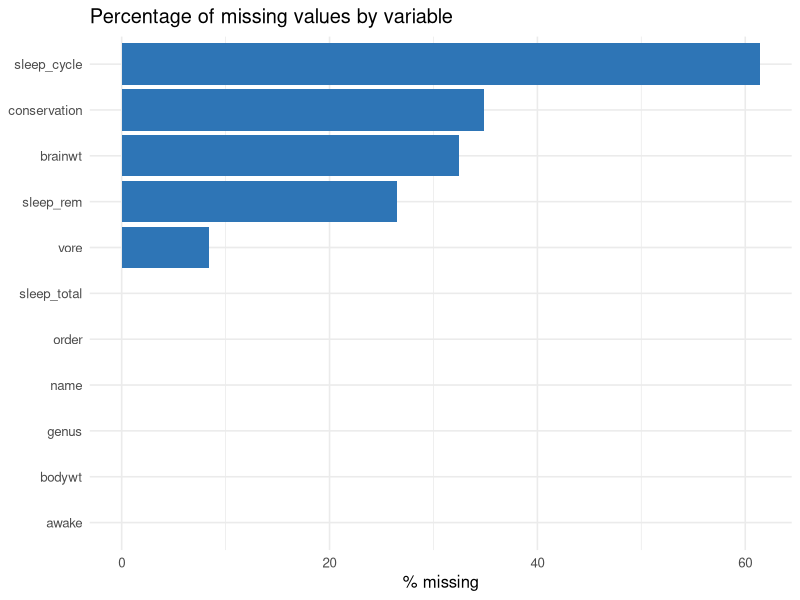
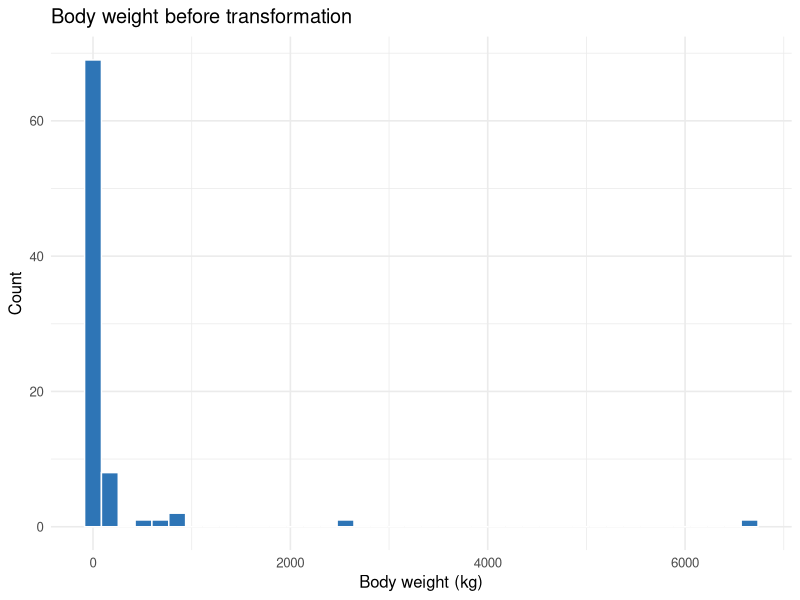
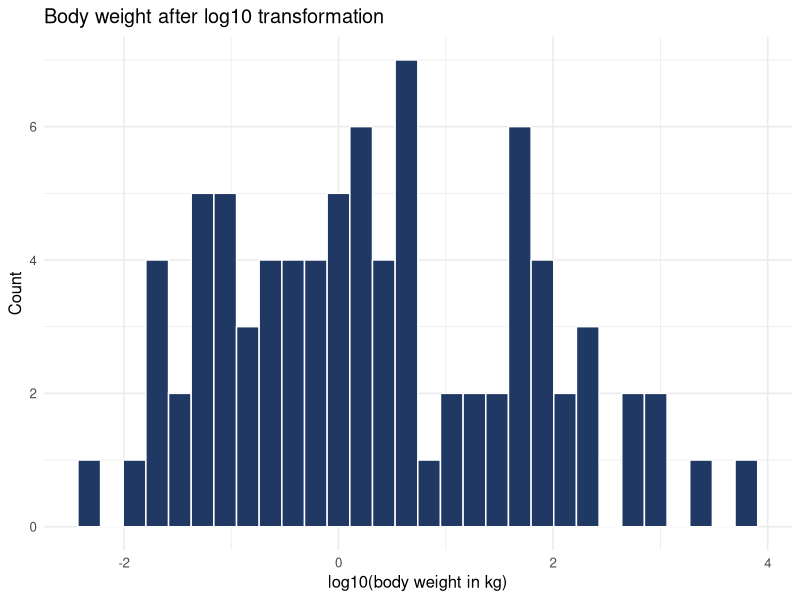
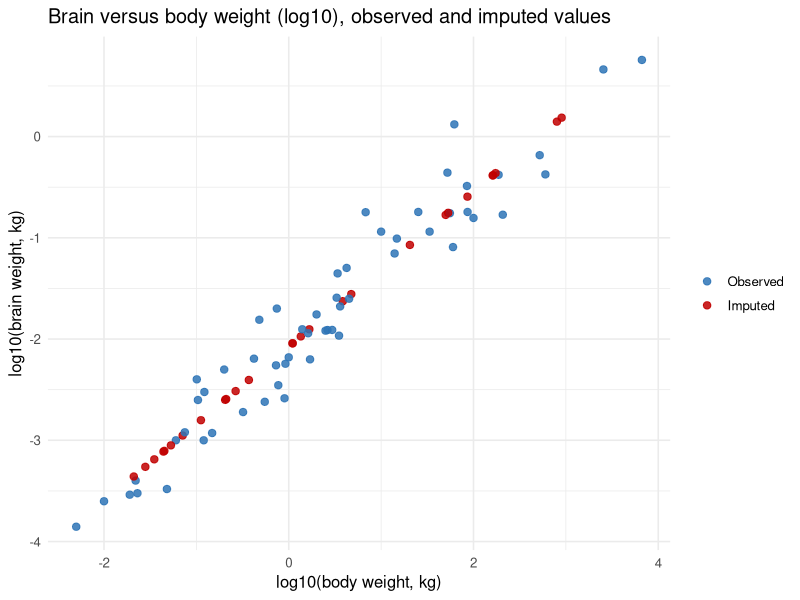
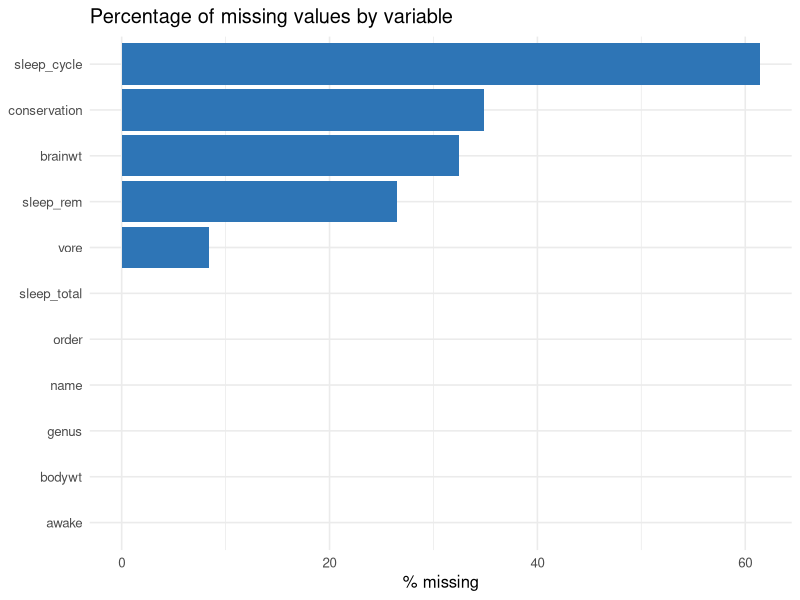
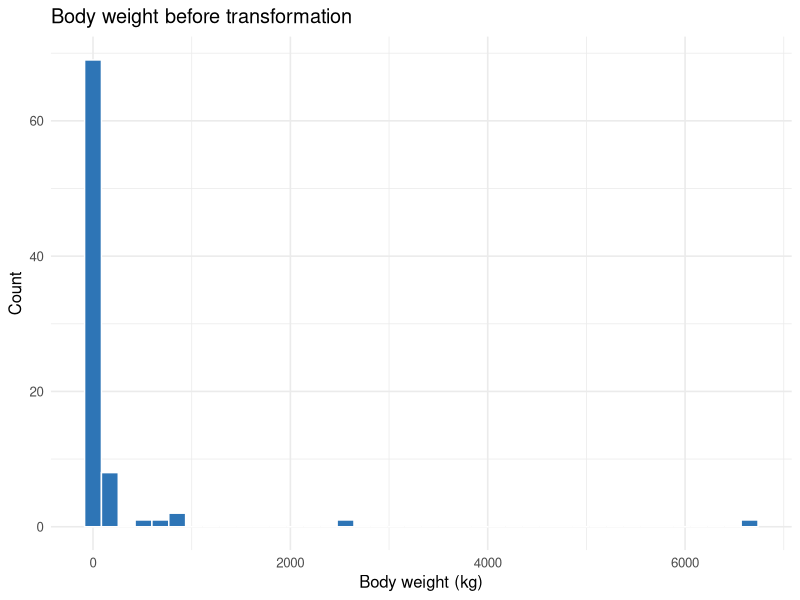
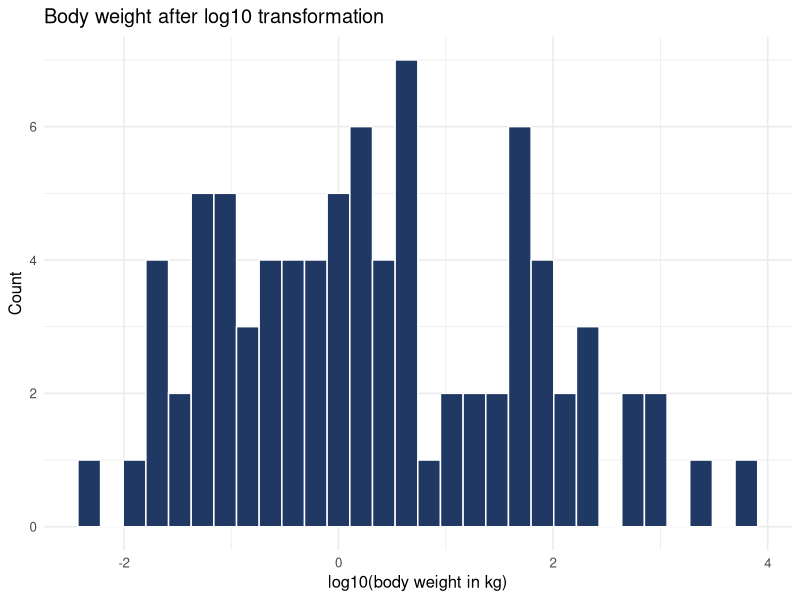
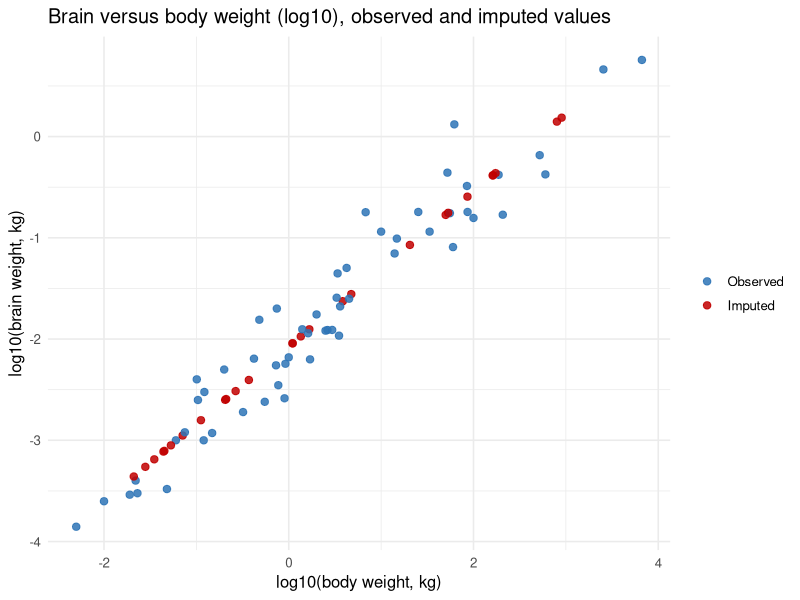

These charts were generated, in order, by the following R code:
# =====================================================================
# Week 3: Data Wrangling and Preprocessing (Data Science With R)
# Dataset: msleep (ggplot2) - sleep patterns of 83 mammal species, 11 variables
# Run top to bottom in RStudio, or: Rscript wrangling_msleep.R
# Packages: install.packages(c("tidyverse", "skimr"))
# Outputs: data/raw, data/processed, figures/, sessionInfo.txt
# =====================================================================

# ---- 0. Setup ----------------------------------------------------
library(tidyverse)   # dplyr, tidyr, ggplot2, readr, stringr, forcats
library(skimr)       # compact data summaries

for (d in c("data/raw", "data/processed", "figures"))
  dir.create(d, recursive = TRUE, showWarnings = FALSE)

set.seed(2026)       # makes any random step reproducible
theme_set(theme_minimal(base_size = 12))

# ---- 1. Import and archive raw data ------------------------------
data("msleep", package = "ggplot2")
raw <- msleep                                  # keep an untouched copy
write_csv(raw, "data/raw/msleep_raw.csv")      # archive the raw data

glimpse(raw)
dim(raw)
head(raw, 8)
skim(raw)

# ---- 2.1 Missing values ------------------------------------------
missing_tbl <- raw |>
  summarise(across(everything(), ~ sum(is.na(.x)))) |>
  pivot_longer(everything(), names_to = "variable", values_to = "n_missing") |>
  mutate(pct_missing = round(100 * n_missing / nrow(raw), 1)) |>
  arrange(desc(n_missing))
missing_tbl

sum(complete.cases(raw))   # rows that would survive listwise deletion

fig1 <- ggplot(missing_tbl,
               aes(x = reorder(variable, pct_missing), y = pct_missing)) +
  geom_col(fill = "#2E75B6") +
  coord_flip() +
  labs(title = "Percentage of missing values by variable",
       x = NULL, y = "% missing")
ggsave("figures/w3_fig1_missing.png", fig1, width = 7, height = 4.5, dpi = 300)
fig1

# ---- 2.2 Types, levels, duplicates -------------------------------
sapply(raw, class)                 # data types
count(raw, vore)                   # feeding-type codes
count(raw, conservation)           # conservation-status codes
count(raw, order, sort = TRUE)     # taxonomic orders (many rare levels)
sum(duplicated(raw))               # exact duplicate rows
sum(duplicated(raw$name))          # duplicate species names

# ---- 2.3 Consistency checks --------------------------------------
# awake should equal 24 - sleep_total
raw |> filter(abs(awake - (24 - sleep_total)) > 0.1) |> nrow()

# REM sleep cannot exceed total sleep
raw |> filter(sleep_rem > sleep_total) |> nrow()

# measurements must be positive
raw |> filter(bodywt <= 0 | brainwt <= 0 | sleep_total <= 0) |> nrow()

# ---- 2.4 Outliers and skew ---------------------------------------
iqr_outlier <- function(x) {
  q <- quantile(x, c(0.25, 0.75), na.rm = TRUE)
  fence <- 1.5 * diff(q)
  x < q[1] - fence | x > q[2] + fence
}

raw |> summarise(across(where(is.numeric), ~ sum(iqr_outlier(.x), na.rm = TRUE)))

raw |> arrange(desc(bodywt)) |> select(name, bodywt, brainwt, sleep_total) |> head(5)

fig2 <- ggplot(raw, aes(x = bodywt)) +
  geom_histogram(bins = 40, fill = "#2E75B6", colour = "white") +
  labs(title = "Body weight before transformation",
       x = "Body weight (kg)", y = "Count")
ggsave("figures/w3_fig2_bodywt_raw.png", fig2, width = 7, height = 4.5, dpi = 300)
fig2

# ---- 3.1 Fix data types ------------------------------------------
clean <- raw |>
  mutate(
    name  = str_squish(name),
    vore  = factor(vore, levels = c("carni", "herbi", "insecti", "omni"),
                   labels = c("Carnivore", "Herbivore", "Insectivore", "Omnivore")),
    conservation = factor(conservation,
      levels = c("lc", "nt", "vu", "en", "cd", "domesticated"),
      labels = c("Least concern", "Near threatened", "Vulnerable", "Endangered",
                 "Conservation dependent", "Domesticated")),
    order = factor(order)
  ) |>
  distinct()                      # safeguard: no exact duplicates expected

# Safety check: recoding must not create new NAs
stopifnot(sum(is.na(clean$vore)) == sum(is.na(raw$vore)),
          sum(is.na(clean$conservation)) == sum(is.na(raw$conservation)))

# ---- 3.2 Handle missing values -----------------------------------
# (a) Categorical: make missingness an explicit level
clean <- clean |>
  mutate(vore = fct_na_value_to_level(vore, level = "Unknown"),
         conservation = fct_na_value_to_level(conservation, level = "Not recorded"))

# (b) Flag rows whose numeric values will be imputed
clean <- clean |>
  mutate(sleep_rem_imputed = is.na(sleep_rem),
         brainwt_imputed   = is.na(brainwt))

# (c) Brain weight: predict from body weight with a log-log regression
brain_model <- lm(log10(brainwt) ~ log10(bodywt), data = clean)
brain_pred  <- 10^predict(brain_model, newdata = clean)

# (d) REM sleep: median imputation, capped at total sleep
rem_median <- median(clean$sleep_rem, na.rm = TRUE)

clean <- clean |>
  mutate(
    brainwt   = if_else(is.na(brainwt), brain_pred, brainwt),
    sleep_rem = if_else(is.na(sleep_rem), pmin(rem_median, sleep_total), sleep_rem)
  ) |>
  select(-sleep_cycle, -awake)   # >50% missing / redundant (24 - sleep_total)

# ---- 4.1 Feature extraction --------------------------------------
clean <- clean |>
  mutate(
    log_bodywt  = log10(bodywt),
    log_brainwt = log10(brainwt),
    brain_pct   = 100 * brainwt / bodywt,     # brain mass as % of body mass
    rem_share   = sleep_rem / sleep_total,    # share of sleep spent in REM
    name_words  = str_count(name, "\\S+"),     # words in the common name
    sleep_pattern = factor(
      case_when(sleep_total < 8  ~ "Short",
                sleep_total < 14 ~ "Medium",
                TRUE             ~ "Long"),
      levels = c("Short", "Medium", "Long"), ordered = TRUE),
    order_grp = fct_lump_n(order, n = 5, other_level = "Other")
  )

count(clean, order_grp, sort = TRUE)
count(clean, sleep_pattern)

# ---- 4.2 Encoding ------------------------------------------------
# Ordinal encoding: keeps the Short < Medium < Long ordering
clean <- clean |> mutate(sleep_pattern_ord = as.integer(sleep_pattern))

# One-hot encoding of nominal variables (full dummy set, no reference level)
onehot <- model.matrix(
  ~ vore + order_grp - 1, data = clean,
  contrasts.arg = list(
    vore      = contrasts(clean$vore, contrasts = FALSE),
    order_grp = contrasts(clean$order_grp, contrasts = FALSE))
) |> as_tibble()

names(onehot) <- names(onehot) |> str_replace_all("[^A-Za-z0-9]+", "_")

dim(onehot)
names(onehot)

# ---- 4.3 Scaling -------------------------------------------------
minmax <- function(x) (x - min(x)) / (max(x) - min(x))

clean <- clean |>
  mutate(
    across(c(sleep_total, sleep_rem, log_bodywt, log_brainwt),
           ~ as.numeric(scale(.x)), .names = "{.col}_z"),
    across(c(rem_share, brain_pct), minmax, .names = "{.col}_mm")
  )

clean |> summarise(across(ends_with("_z"), list(mean = mean, sd = sd)))
clean |> summarise(across(ends_with("_mm"), list(min = min, max = max)))

# ---- 4.4 Leakage-safe scaling pattern ----------------------------
# Leakage-safe pattern for modelling: learn scaling from TRAIN only
idx   <- sample(seq_len(nrow(clean)), size = round(0.8 * nrow(clean)))
train <- clean[idx, ]
test  <- clean[-idx, ]

mu  <- mean(train$log_bodywt)
sdv <- sd(train$log_bodywt)
train$log_bodywt_z <- (train$log_bodywt - mu) / sdv
test$log_bodywt_z  <- (test$log_bodywt  - mu) / sdv   # reuse TRAIN statistics

# ---- 5. Validation and before/after ------------------------------
final <- bind_cols(clean, onehot)

stopifnot(
  nrow(final) == nrow(raw),
  sum(is.na(final[, c("vore", "conservation", "sleep_rem", "brainwt")])) == 0,
  all(final$bodywt > 0, final$brainwt > 0),
  all(final$sleep_rem <= final$sleep_total),
  all(is.finite(final$log_bodywt), is.finite(final$log_brainwt))
)

comparison <- tibble(
  stage         = c("raw", "final"),
  rows          = c(nrow(raw), nrow(final)),
  columns       = c(ncol(raw), ncol(final)),
  missing_cells = c(sum(is.na(raw)), sum(is.na(final)))
)
comparison

head(raw, 5)
final |> select(name, vore, conservation, sleep_total, sleep_rem, brainwt,
                log_bodywt, rem_share, sleep_pattern) |> head(5)

# ---- 6. Figures after cleaning -----------------------------------
fig3 <- ggplot(final, aes(x = log_bodywt)) +
  geom_histogram(bins = 30, fill = "#1F3864", colour = "white") +
  labs(title = "Body weight after log10 transformation",
       x = "log10(body weight in kg)", y = "Count")
ggsave("figures/w3_fig3_bodywt_log.png", fig3, width = 7, height = 4.5, dpi = 300)
fig3

fig4 <- ggplot(final, aes(x = log_bodywt, y = log_brainwt, colour = brainwt_imputed)) +
  geom_point(size = 2.2, alpha = 0.85) +
  scale_colour_manual(values = c(`FALSE` = "#2E75B6", `TRUE` = "#C00000"),
                      labels = c("Observed", "Imputed"), name = NULL) +
  labs(title = "Brain versus body weight (log10), observed and imputed values",
       x = "log10(body weight, kg)", y = "log10(brain weight, kg)")
ggsave("figures/w3_fig4_imputation.png", fig4, width = 7, height = 4.5, dpi = 300)
fig4

# ---- 7. Export and session info ----------------------------------
write_csv(final, "data/processed/msleep_clean.csv")
saveRDS(final, "data/processed/msleep_clean.rds")   # preserves factor types
writeLines(capture.output(sessionInfo()), "sessionInfo.txt")
sessionInfo()
